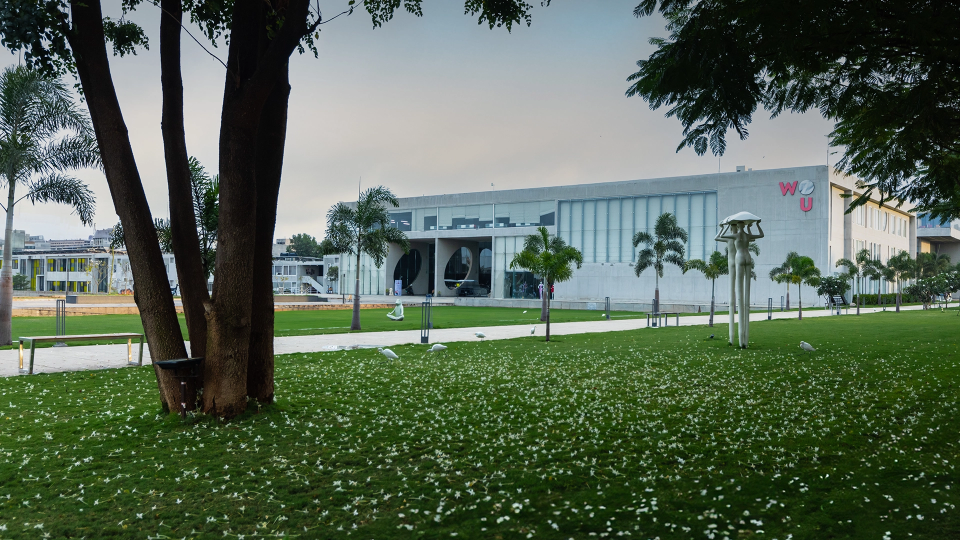
#> input picture Woxsen.png, 1920 x 1080 px (shown at 1/2 size)
$ jupyter execute 'Pencil Sketch with Python.ipynb'
#> lines starting #> are read from the running program, lines starting #| are printed output that depends on the picture
# Pencil Sketch with Python

[cell 1]
import cv2

[cell 2]
image = cv2.imread("Woxsen.png")
#> image is the input picture: shape (1080, 1920, 3); mean B, G, R 85.4, 102.8, 87.5
cv2.imshow("Woxsen", image)
cv2.waitKey(0)

[cell 3]
import cv2

# Read the image
image = cv2.imread("Woxsen.png")

# Get the dimensions of the image
height, width = image.shape[:2]
#> height = 1080; width = 1920

# Set a max width and height for the window
max_width = 800
max_height = 600

# Calculate the ratio of the original dimensions
if width > max_width or height > max_height:
    scaling_factor = min(max_width / width, max_height / height)
#> scaling_factor = 0.417
    new_width = int(width * scaling_factor)
#> new_width = 800
    new_height = int(height * scaling_factor)
#> new_height = 450
    resized_image = cv2.resize(image, (new_width, new_height))
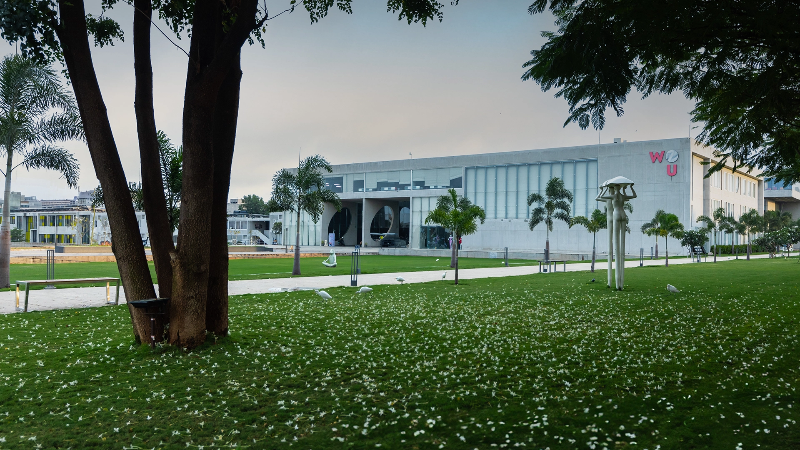
#> resized_image: shape (450, 800, 3); mean B, G, R 85.3, 102.7, 87.4
else:
    resized_image = image

# Display the resized image
cv2.imshow("Woxsen", resized_image)
cv2.waitKey(0)
cv2.destroyAllWindows()

[cell 4]
gray_image = cv2.cvtColor(resized_image, cv2.COLOR_BGR2GRAY)
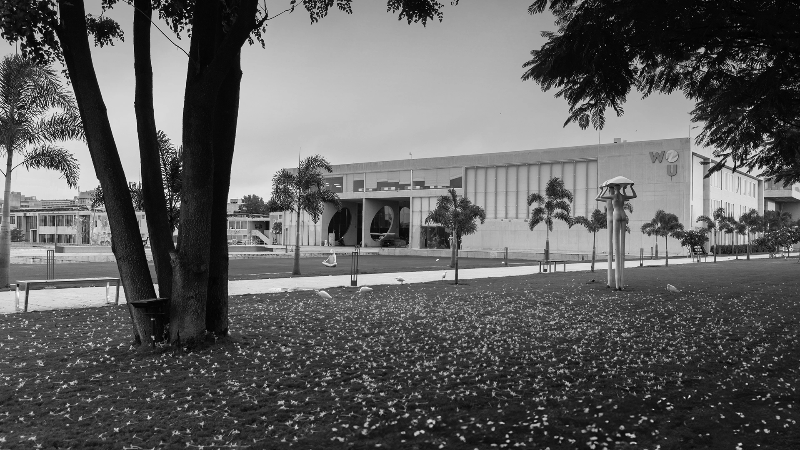
#> gray_image: shape (450, 800); min 0, max 252, mean 96.1
cv2.imshow("New Woxsen", gray_image)
cv2.waitKey(0)

[cell 5]
inverted_image = 255 - gray_image
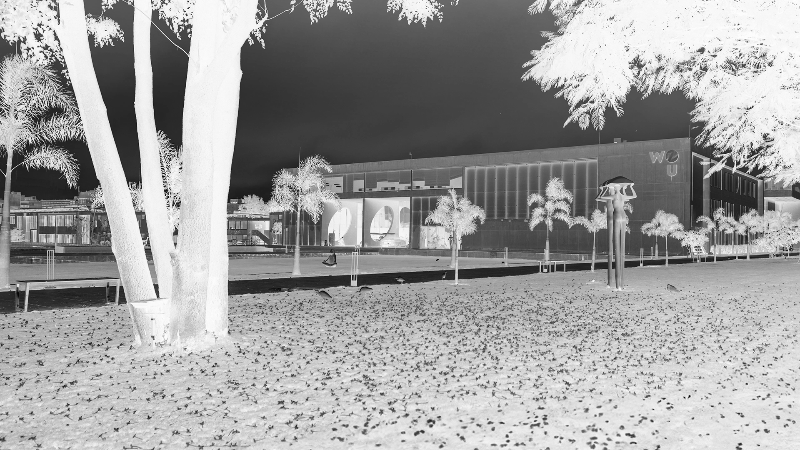
#> inverted_image: shape (450, 800); min 3, max 255, mean 158.9
cv2.imshow("Inverted", inverted_image)
cv2.waitKey()

[cell 6]
blurred = cv2.GaussianBlur(inverted_image, (21, 21), 0)
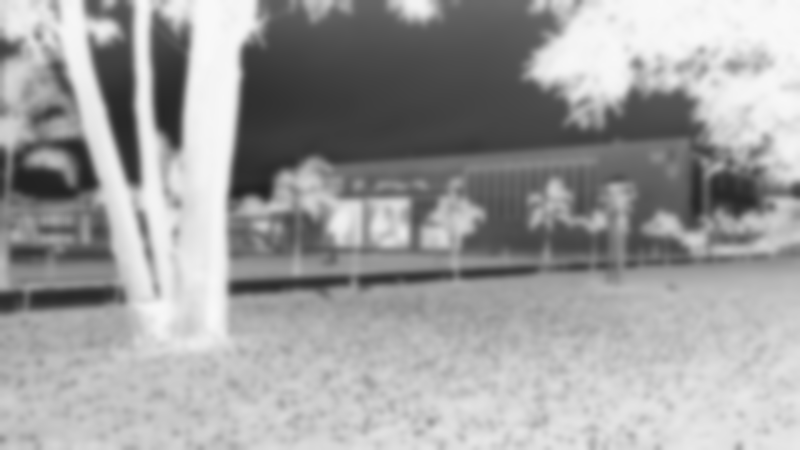
#> blurred: shape (450, 800); min 33, max 248, mean 158.9
cv2.imshow("Blur", blurred)
cv2.waitKey()

[cell 7]
inverted_blurred = 255 - blurred
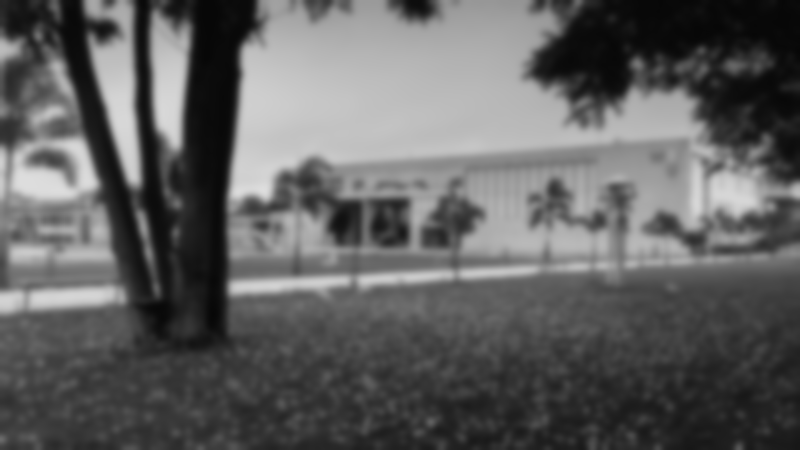
#> inverted_blurred: shape (450, 800); min 7, max 222, mean 96.1
pencil_sketch = cv2.divide(gray_image, inverted_blurred, scale=256.0)
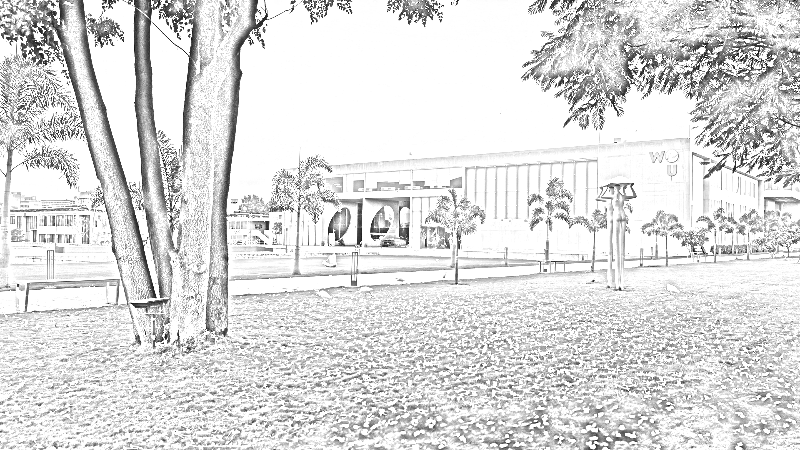
#> pencil_sketch: shape (450, 800); min 0, max 255, mean 220
cv2.imshow("Sketch", pencil_sketch)
cv2.waitKey(0)
